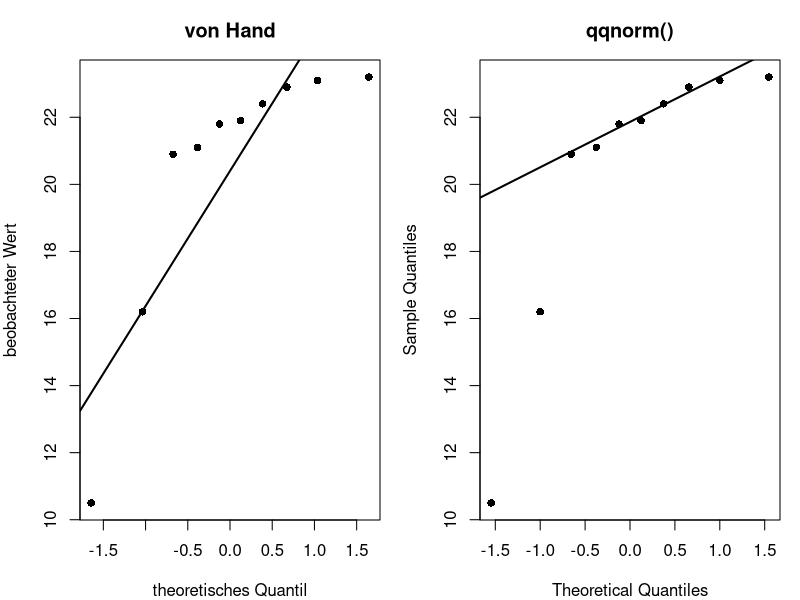
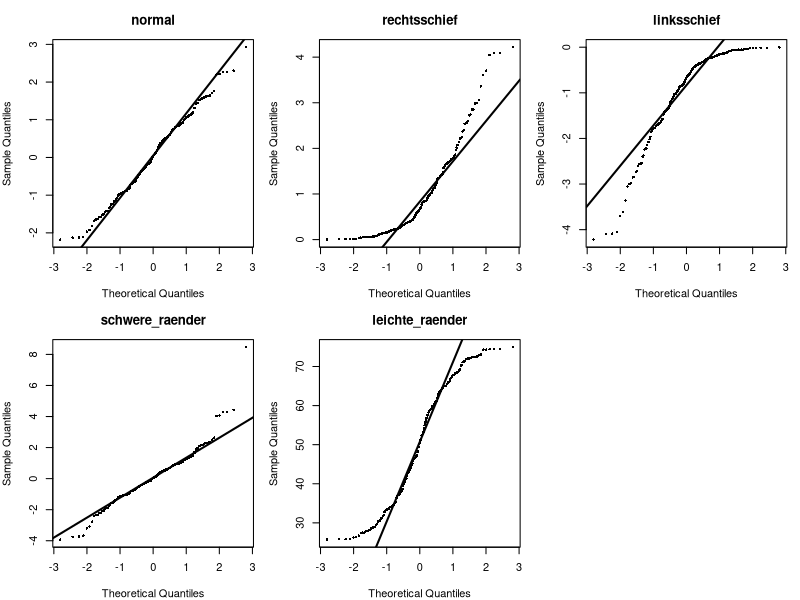
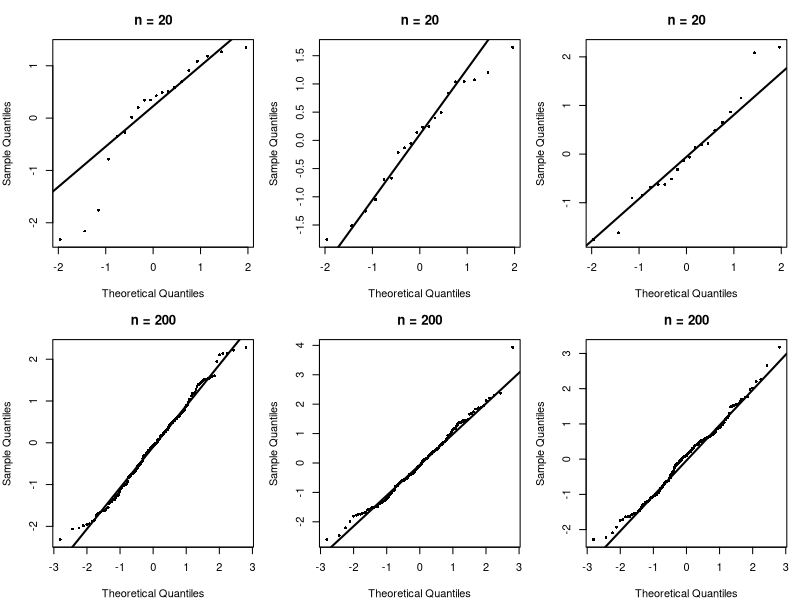
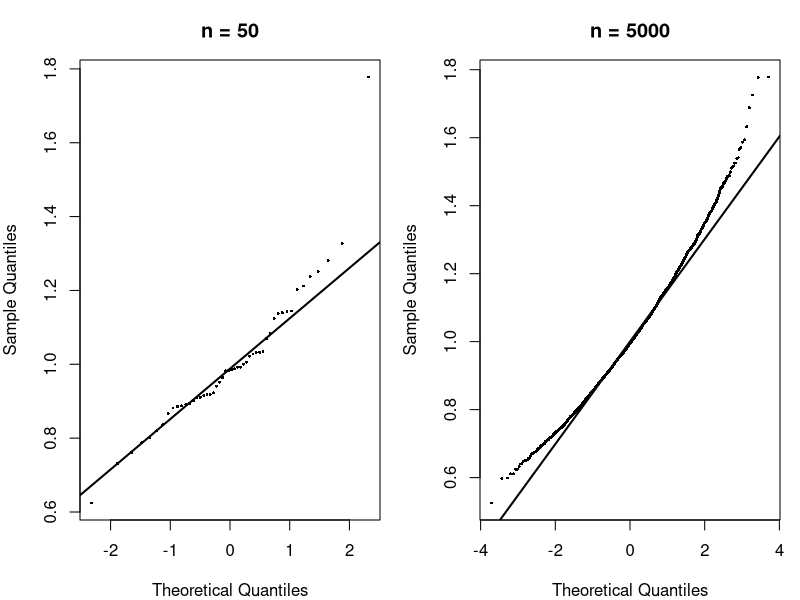
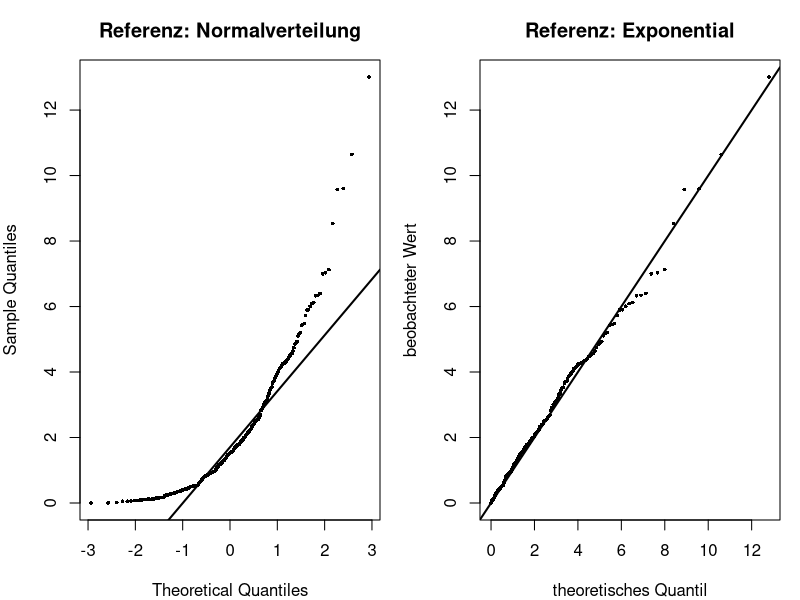

Here is the R script that generated these plots, in order:
## ---- chunk 1
#| label: setup-r
#| include: false
library(ggplot2)

theme_set(theme_minimal(base_size = 12))

lehmer <- function(saat, anzahl) {
  s <- saat
  raus <- numeric(anzahl)
  for (k in seq_len(anzahl)) {
    s <- (16807 * s) %% 2147483647
    raus[k] <- s / 2147483647
  }
  raus
}

# Stichproben aus verschiedenen Verteilungen, alle aus demselben Strom
# gleichverteilter Zahlen ueber die Quantilfunktion
stichprobe <- function(saat, art, n = 200) {
  u <- lehmer(saat, n)
  switch(art,
    normal = qnorm(u),
    rechtsschief = -log(u),
    linksschief = log(u),
    schwere_raender = qt(u, df = 3),
    leichte_raender = 25 + 50 * u
  )
}
## ---- chunk 2
#| label: fig-b1-qq-r
#| fig-cap: "Beispiel 1: links der selbst gebaute QQ-Plot, rechts der von qqnorm()."
#| fig-height: 3.2
x <- round(qnorm(lehmer(1122, 10), mean = 20, sd = 4), 1)
sortiert <- sort(x)

n <- length(x)
position <- (seq_len(n) - 0.5) / n      # empirische Quantilstufen
theoretisch <- qnorm(position)          # theoretische Quantile

round(data.frame(rang = seq_len(n), wert = sortiert,
                 position = round(position, 4),
                 theoretisch = round(theoretisch, 4)), 4)

par(mfrow = c(1, 2), mar = c(4, 4, 3, 1))
plot(theoretisch, sortiert, pch = 16, main = "von Hand",
     xlab = "theoretisches Quantil", ylab = "beobachteter Wert")
abline(a = mean(x), b = sd(x), lwd = 2)
qqnorm(x, pch = 16, main = "qqnorm()")
qqline(x, lwd = 2)
par(mfrow = c(1, 1))

round(c(mittel = mean(x), sd = sd(x),
        steigung_der_geraden = coef(lm(sortiert ~ theoretisch))[2]), 3)
## ---- chunk 3
#| label: fig-b2-qq-r
#| fig-cap: "Beispiel 2: fünf Muster im QQ-Plot gegen die Normalverteilung."
#| fig-height: 5
arten <- c("normal", "rechtsschief", "linksschief",
           "schwere_raender", "leichte_raender")

par(mfrow = c(2, 3), mar = c(4, 4, 3, 1))
for (art in arten) {
  d <- stichprobe(2233, art)
  qqnorm(d, pch = 16, cex = 0.5, main = art)
  qqline(d, lwd = 2)
}
plot.new()
par(mfrow = c(1, 1))

schiefe <- function(x) {
  z <- (x - mean(x)) / sqrt(mean((x - mean(x))^2))
  mean(z^3)
}
woelbung <- function(x) {
  z <- (x - mean(x)) / sqrt(mean((x - mean(x))^2))
  mean(z^4) - 3
}

for (art in arten) {
  d <- stichprobe(2233, art)
  cat(sprintf("%-16s Schiefe %+.3f | Wölbung %+.3f | Shapiro-Wilk p %.2e\n",
              art, schiefe(d), woelbung(d), shapiro.test(d)$p.value))
}
## ---- chunk 4
#| label: fig-b3-qq-r
#| fig-cap: "Beispiel 3: sechsmal dieselbe Normalverteilung. Oben n = 20, unten n = 200."
#| fig-height: 4.6
par(mfrow = c(2, 3), mar = c(4, 4, 3, 1))
for (n in c(20, 200)) {
  for (k in 1:3) {
    d <- qnorm(lehmer(5000 + 10 * k + n, n))
    qqnorm(d, pch = 16, cex = 0.6, main = paste("n =", n))
    qqline(d, lwd = 2)
  }
}
par(mfrow = c(1, 1))

for (n in c(20, 200)) {
  for (k in 1:3) {
    d <- qnorm(lehmer(5000 + 10 * k + n, n))
    cat(sprintf("n = %3d, Stichprobe %d | Schiefe %+.3f | Shapiro-Wilk p %.3f\n",
                n, k, schiefe(d), shapiro.test(d)$p.value))
  }
}
## ---- chunk 5
#| label: fig-b4-qq-r
#| fig-cap: "Beispiel 4: dieselbe leicht schiefe Verteilung bei n = 50 und n = 5000."
#| fig-height: 3.2
leicht_schief <- function(n) exp(0.15 * qnorm(lehmer(4455, n)))

par(mfrow = c(1, 2), mar = c(4, 4, 3, 1))
for (n in c(50, 5000)) {
  d <- leicht_schief(n)
  qqnorm(d, pch = 16, cex = 0.4, main = paste("n =", n))
  qqline(d, lwd = 2)
}
par(mfrow = c(1, 1))

for (n in c(20, 50, 200, 1000, 5000)) {
  d <- leicht_schief(n)
  rein <- qnorm(lehmer(3344, n))
  cat(sprintf("n = %4d | leicht schief: Schiefe %+.3f, p %.2e | rein normal: p %.3f\n",
              n, schiefe(d), shapiro.test(d)$p.value,
              shapiro.test(rein)$p.value))
}
## ---- chunk 6
#| label: fig-b5-qq-r
#| fig-cap: "Beispiel 5: dieselben Wartezeiten gegen zwei Referenzverteilungen."
#| fig-height: 3.2
wartezeit <- -log(lehmer(6677, 300)) / 0.5      # exponential, Rate 0.5

n <- length(wartezeit)
position <- (seq_len(n) - 0.5) / n

par(mfrow = c(1, 2), mar = c(4, 4, 3, 1))
qqnorm(wartezeit, pch = 16, cex = 0.5, main = "Referenz: Normalverteilung")
qqline(wartezeit, lwd = 2)

plot(qexp(position, rate = 0.5), sort(wartezeit), pch = 16, cex = 0.5,
     main = "Referenz: Exponential", xlab = "theoretisches Quantil",
     ylab = "beobachteter Wert")
abline(a = 0, b = 1, lwd = 2)
par(mfrow = c(1, 1))

round(c(mittel = mean(wartezeit), sd = sd(wartezeit),
        schiefe = schiefe(wartezeit),
        erwartete_schiefe_exponential = 2), 3)
